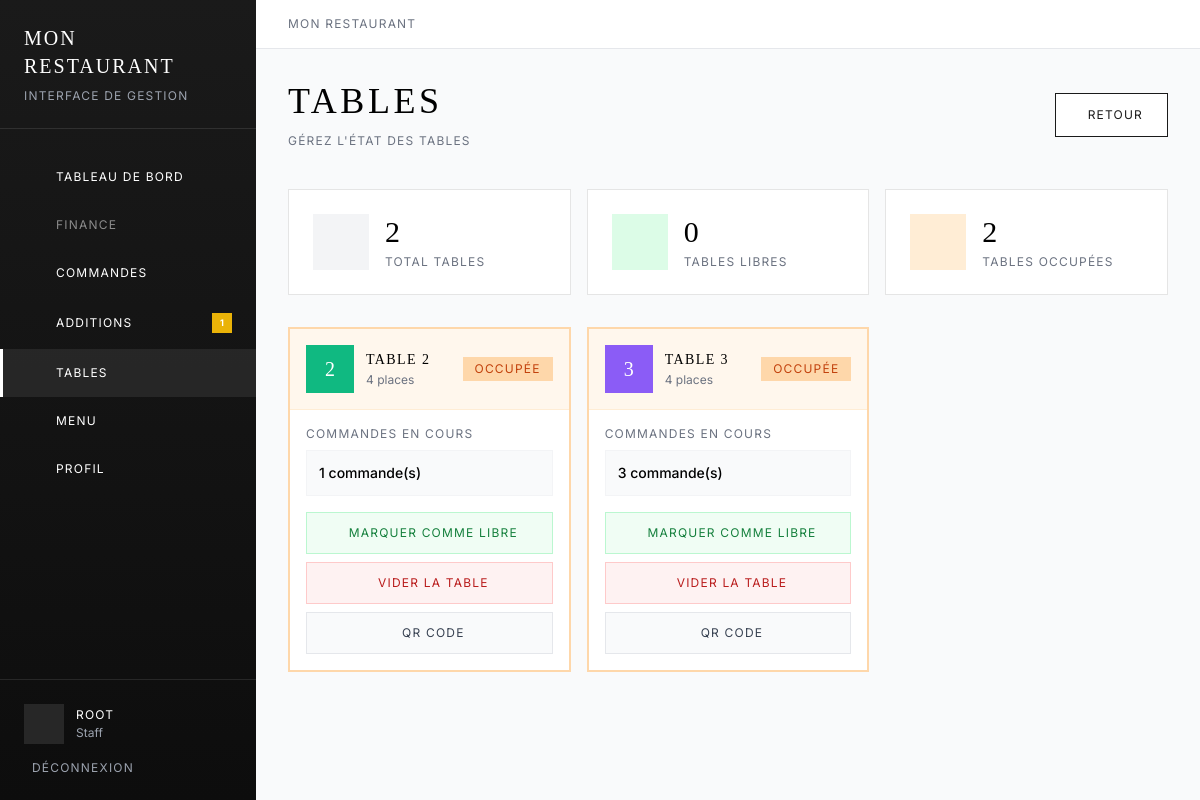
/staff/tables/ (signed in), run on the app's committed database.
### menu/models.py (models this page shows, shortened)
class Restaurant(models.Model):
    name = models.CharField(max_length=200, verbose_name="Nom du restaurant")
    slug = models.SlugField(unique=True, verbose_name="Identifiant URL")
    description = models.TextField(blank=True, verbose_name="Description")
    email = models.EmailField(blank=True, verbose_name="Email")
    phone = models.CharField(max_length=20, blank=True, verbose_name="Téléphone")
    website = models.URLField(blank=True, verbose_name="Site web")
    address = models.CharField(max_length=255, blank=True, verbose_name="Adresse")
    city = models.CharField(max_length=100, blank=True, verbose_name="Ville")
    postal_code = models.CharField(max_length=10, blank=True, verbose_name="Code postal")
    country = models.CharField(max_length=100, default="France", verbose_name="Pays")
    logo = models.ImageField(upload_to='restaurants/', blank=True, null=True, verbose_name="Logo")
    banner = models.ImageField(upload_to='restaurants/', blank=True, null=True, verbose_name="Bannière")
    primary_color = models.CharField(
        max_length=7,
        default="#3B82F6",
        verbose_name="Couleur principale",
        help_text="Couleur par défaut pour les tables"
    )
    CURRENCY_CHOICES = [
        ('XAF', 'FCFA - Franc CFA'),
        ('EUR', '€ - Euro'),
        ('USD', '$ - Dollar US'),
        ('XOF', 'CFA - Franc Ouest Africain'),
        ('GBP', '£ - Livre Sterling'),
        ('CHF', 'CHF - Franc Suisse'),
        ('CAD', 'C$ - Dollar Canadien'),
    ]
    currency = models.CharField(
        max_length=3,
        choices=CURRENCY_CHOICES,
        default='XAF',  # XAF par défaut
        verbose_name="Devise par défaut"
    )
    custom_exchange_rate = models.DecimalField(
        max_digits=10,
        decimal_places=4,
        default=1.0,
        verbose_name="Taux de conversion personnalisé",
        help_text="Taux par rapport à l'EUR (1 EUR = X devise)"
    )
    vat_enabled = models.BooleanField(
        default=True,
        verbose_name="Afficher la TVA"
    )
    vat_rate = models.DecimalField(
        max_digits=5,
        decimal_places=2,
        default=10.0,
        verbose_name="Taux de TVA (%)",
        help_text="Taux de TVA en pourcentage"
    )
    mompay_merchant_code = models.CharField(
        max_length=50,
        blank=True,
        verbose_name="Code marchand MomPay",
        help_text="Code marchand pour le paiement MomPay (laisser vide pour désactiver)"
    )
    mompay_enabled = models.BooleanField(
        default=False,
        verbose_name="Activer MomPay"
    )
    bill_notification_repeats = models.PositiveSmallIntegerField(
        default=1,
        verbose_name="Répétitions notification vocale",
        help_text="Nombre de fois que la notification vocale est répétée (1-5)"
    )
    voice_notifications_enabled = models.BooleanField(
        default=True,
        verbose_name="Activer notifications vocales"
    )
    is_active = models.BooleanField(default=True, verbose_name="Actif")
    created_at = models.DateTimeField(auto_now_add=True)
    updated_at = models.DateTimeField(auto_now=True)
    class Meta:
        verbose_name = "Restaurant"
        verbose_name_plural = "Restaurants"
        ordering = ['name']

class Table(models.Model):
    restaurant = models.ForeignKey(
        Restaurant,
        related_name='tables',
        on_delete=models.CASCADE,
        verbose_name="Restaurant",
        null=True,
        blank=True
    )
    uuid = models.UUIDField(unique=True, default=uuid.uuid4, editable=False)
    name = models.CharField(max_length=50, verbose_name="Nom de la table")
    color = models.CharField(
        max_length=7,
        default="#3B82F6",
        verbose_name="Couleur",
        help_text="Couleur de la table (format hexadécimal, ex: #FF5733)"
    )
    capacity = models.PositiveSmallIntegerField(
        default=4,
        verbose_name="Capacité",
        help_text="Nombre de places"
    )
    is_active = models.BooleanField(default=True, verbose_name="Active")
    is_occupied = models.BooleanField(default=False, verbose_name="Occupée")
    created_at = models.DateTimeField(auto_now_add=True)
    updated_at = models.DateTimeField(auto_now=True)
    class Meta:
        verbose_name = "Table"
        verbose_name_plural = "Tables"
        ordering = ['name']
        indexes = [models.Index(fields=['restaurant', 'is_active'])]
    @property
    def qr_code_url(self):
        menu_url = self.get_menu_url()
        return f"https://api.qrserver.com/v1/create-qr-code/?size=300x300&data={menu_url}"
    def get_menu_url(self):
        domain = 'qr-resto.alwaysdata.net'
        return f"http://{domain}/m/{self.uuid}/"

### menu/views_staff.py (the view)
@login_required
def tables_list(request):
    restaurant = get_restaurant_for_user(request.user)
    if not restaurant:
        messages.error(request, "Aucun restaurant associé à votre compte.")
        return redirect('staff:login')
    tables = Table.objects.filter(
        restaurant=restaurant,
        is_active=True
    ).annotate(
        active_orders_count=Count('orders', filter=Q(orders__status__in=['pending', 'confirmed', 'preparing', 'ready']))
    ).order_by('name')
    tables_count = tables.count()
    occupied_count = 0
    for table in tables:
        if table.active_orders_count > 0 or table.is_occupied:
            occupied_count += 1
    free_count = tables_count - occupied_count
    context = {
        'restaurant': restaurant,
        'tables': tables,
        'tables_count': tables_count,
        'occupied_count': occupied_count,
        'free_count': free_count,
    }
    return render(request, 'staff/tables_list.html', context)

### menu/templates/staff/tables_list.html (shortened to what this page needs)
{% extends 'staff/base.html' %}
{% block content %}
<div class="mb-10">
    <div class="flex items-center justify-between">
        <div>
            <h1 class="text-4xl font-serif uppercase tracking-widest">Tables</h1>
            <p class="text-xs uppercase tracking-widest text-gray-500 mt-3">Gérez l'état des tables</p>
        </div>
        <a href="{% url 'staff:dashboard' %}" class="btn-secondary">
            Retour
        </a>
    </div>
</div>
<div class="grid grid-cols-1 sm:grid-cols-3 gap-4 mb-8">
    <div class="card p-6">
        <div class="flex items-center gap-4">
            <div class="w-14 h-14 flex items-center justify-center bg-gray-100">
            </div>
            <div>
                <p class="text-3xl font-serif">{{ tables_count }}</p>
                <p class="text-xs uppercase tracking-widest text-gray-500 mt-1">Total tables</p>
            </div>
        </div>
    </div>
    <div class="card p-6">
        <div class="flex items-center gap-4">
            <div class="w-14 h-14 flex items-center justify-center bg-green-100">
            </div>
            <div>
                <p class="text-3xl font-serif">{{ free_count }}</p>
                <p class="text-xs uppercase tracking-widest text-gray-500 mt-1">Tables libres</p>
            </div>
        </div>
    </div>
    <div class="card p-6">
        <div class="flex items-center gap-4">
            <div class="w-14 h-14 flex items-center justify-center bg-orange-100">
            </div>
            <div>
                <p class="text-3xl font-serif">{{ occupied_count }}</p>
                <p class="text-xs uppercase tracking-widest text-gray-500 mt-1">Tables occupées</p>
            </div>
        </div>
    </div>
</div>
<div class="grid grid-cols-1 sm:grid-cols-2 lg:grid-cols-3 xl:grid-cols-4 gap-4">
    {% for table in tables %}
    {% with is_occupied=table.active_orders_count|add:0 %}
    <div class="card overflow-hidden border-2 {% if is_occupied > 0 or table.is_occupied %}border-orange-200{% else %}border-green-200{% endif %}">
        <div class="p-4 {% if is_occupied > 0 or table.is_occupied %}bg-orange-50{% else %}bg-green-50{% endif %} border-b {% if is_occupied > 0 or table.is_occupied %}border-orange-100{% else %}border-green-100{% endif %}">
            <div class="flex items-center justify-between">
                <div class="flex items-center gap-3">
                    <div class="w-12 h-12 flex items-center justify-center font-serif text-xl text-white"
                         style="background-color: {{ table.color }};">
                        {{ table.name|slice:":1" }}
                    </div>
                    <div>
                        <h3 class="font-serif uppercase tracking-widest text-sm">Table {{ table.name }}</h3>
                        <p class="text-xs text-gray-500 mt-0.5">{{ table.capacity }} places</p>
                    </div>
                </div>
                <span class="px-3 py-1 text-xs uppercase tracking-widest {% if is_occupied > 0 or table.is_occupied %}bg-orange-200 text-orange-700{% else %}bg-green-200 text-green-700{% endif %}">
                    {% if is_occupied > 0 or table.is_occupied %}Occupée{% else %}Libre{% endif %}
                </span>
            </div>
        </div>
        <div class="p-4">
            {% if is_occupied > 0 %}
            <div class="mb-4">
                <p class="text-xs uppercase tracking-widest text-gray-500 mb-2">Commandes en cours</p>
                <a href="{% url 'staff:orders_list' %}?table={{ table.id }}"
                   class="block p-3 bg-gray-50 hover:bg-gray-100 transition-colors border border-gray-100">
                    <div class="flex items-center justify-between">
                        <span class="text-sm font-medium">{{ is_occupied }} commande(s)</span>
                    </div>
                </a>
            </div>
            {% else %}
            <div class="mb-4 text-center py-6 text-gray-400 border border-dashed border-gray-200">
                <i class="ri-inbox-line text-3xl mb-2"></i>
                <p class="text-xs uppercase tracking-widest">Aucune commande</p>
            </div>
            {% endif %}
            <div class="space-y-2">
                <form method="post" action="{% url 'staff:toggle_table_occupied' table.uuid %}">
                    <button type="submit"
                            class="w-full px-4 py-3 text-xs uppercase tracking-widest transition-colors border {% if is_occupied > 0 or table.is_occupied %}bg-green-50 hover:bg-green-100 border-green-200 text-green-700{% else %}bg-orange-50 hover:bg-orange-100 border-orange-200 text-orange-700{% endif %}">
                        {% if is_occupied > 0 or table.is_occupied %}Marquer comme libre{% else %}Marquer comme occupée{% endif %}
                    </button>
                </form>
                {% if is_occupied > 0 or table.is_occupied %}
                <form method="post" action="{% url 'staff:clear_table' table.uuid %}"
                      onsubmit="return confirm('Vider cette table ? Les commandes en cours seront marquées comme servies.');">
                    <button type="submit"
                            class="w-full px-4 py-3 bg-red-50 hover:bg-red-100 border border-red-200 text-red-700 text-xs uppercase tracking-widest transition-colors">
                        Vider la table
                    </button>
                </form>
                {% endif %}
                <a href="{{ table.qr_code_url }}" target="_blank"
                   class="block w-full px-4 py-3 bg-gray-50 hover:bg-gray-100 border border-gray-200 text-gray-700 text-xs uppercase tracking-widest transition-colors text-center">
                    QR Code
                </a>
            </div>
        </div>
    </div>
    {% endwith %}
    {% empty %}
    <div class="col-span-full text-center py-16">
        <i class="ri-restaurant-2-line text-6xl text-gray-300 mb-4"></i>
        <p class="text-gray-500 text-xs uppercase tracking-widest">Aucune table configurée</p>
    </div>
    {% endfor %}
</div>
{% endblock %}

### menu/templates/staff/base.html (shortened to what this page needs)
<!DOCTYPE html>
<html lang="fr">
<head>
    <script src="https://cdn.tailwindcss.com"></script>
    <link href="https://cdn.jsdelivr.net/npm/remixicon@3.5.0/fonts/remixicon.css" rel="stylesheet">
</head>
<body class="bg-gray-50">
    {% if user.is_authenticated %}
    <aside class="sidebar fixed inset-y-0 left-0 w-64 text-white z-50">
        <div class="p-6 border-b border-white/10">
            <h1 class="text-xl font-serif tracking-widest uppercase">{{ restaurant.name|default:"Restaurant" }}</h1>
            <p class="text-xs uppercase tracking-widest text-gray-400 mt-2">Interface de gestion</p>
        </div>
        <nav class="mt-6">
            <a href="{% url 'staff:dashboard' %}"
               class="sidebar-link flex items-center gap-3 px-6 py-4 {% if request.resolver_match.url_name == 'dashboard' %}active{% endif %}">
                <span class="text-xs uppercase tracking-widest">Tableau de bord</span>
            </a>
            <a href="{% url 'staff:finance' %}"
               class="sidebar-link flex items-center gap-3 px-6 py-4 {% if 'finance' in request.resolver_match.url_name %}active{% endif %} opacity-50 cursor-not-allowed"
               onclick="event.preventDefault(); showComingSoon();">
                <span class="text-xs uppercase tracking-widest">Finance</span>
            </a>
            <a href="{% url 'staff:orders_list' %}"
               class="sidebar-link flex items-center gap-3 px-6 py-4 {% if 'order' in request.resolver_match.url_name %}active{% endif %}">
                <span class="text-xs uppercase tracking-widest">Commandes</span>
            </a>
            <a href="{% url 'staff:bills_list' %}"
               class="sidebar-link flex items-center gap-3 px-6 py-4 {% if request.resolver_match.url_name == 'bills_list' %}active{% endif %}">
                <span class="text-xs uppercase tracking-widest">Additions</span>
                {% if pending_bills > 0 %}
                <span class="ml-auto w-5 h-5 flex items-center justify-center bg-yellow-500 text-white text-[9px] font-bold rounded-full">{{ pending_bills }}</span>
                {% endif %}
            </a>
            <a href="{% url 'staff:tables_list' %}"
               class="sidebar-link flex items-center gap-3 px-6 py-4 {% if 'table' in request.resolver_match.url_name %}active{% endif %}">
                <span class="text-xs uppercase tracking-widest">Tables</span>
            </a>
            <a href="{% url 'staff:menu_items' %}"
               class="sidebar-link flex items-center gap-3 px-6 py-4 {% if 'menu' in request.resolver_match.url_name %}active{% endif %}">
                <span class="text-xs uppercase tracking-widest">Menu</span>
            </a>
            <a href="{% url 'staff:profile' %}"
               class="sidebar-link flex items-center gap-3 px-6 py-4 {% if request.resolver_match.url_name == 'profile' %}active{% endif %}">
                <span class="text-xs uppercase tracking-widest">Profil</span>
            </a>
        </nav>
        <div class="absolute bottom-0 left-0 right-0 p-6 border-t border-white/10">
            <div class="flex items-center gap-3 mb-4">
                <div class="w-10 h-10 flex items-center justify-center bg-white/10">
                </div>
                <div>
                    <p class="text-xs uppercase tracking-widest">{{ user.first_name|default:user.username }}</p>
                    <p class="text-xs text-gray-400 mt-0.5">Staff</p>
                </div>
            </div>
            <a href="{% url 'staff:logout' %}"
               class="flex items-center gap-2 text-gray-400 hover:text-white transition-colors text-xs uppercase tracking-widest">
                Déconnexion
            </a>
        </div>
    </aside>
    <main class="ml-64 min-h-screen">
        <div class="bg-white border-b border-gray-200 px-8 py-4">
            <div class="flex items-center justify-between">
                <div>
                    <p class="text-xs uppercase tracking-widest text-gray-500">{{ restaurant.name|default:"Restaurant" }}</p>
                </div>
            </div>
        </div>
        <div class="p-8">
            {% block content %}{% endblock %}
        </div>
    </main>
    {% else %}
    <main class="min-h-screen flex items-center justify-center p-4 bg-gradient-to-br from-gray-900 to-gray-800">
        {% block login_content %}{% endblock %}
    </main>
    {% endif %}
</body>
</html>

### data on the page
Restaurant: name "MON RESTAURANT"
Table: name "2", capacity "4", table "1"
Table: name "3", capacity "4"

### other printed values
{{ pending_bills }} "1"
{{ user.first_name|default:user.username }} "ROOT"
{{ tables_count }} "2"
{{ free_count }} "0"
{{ occupied_count }} "2"
